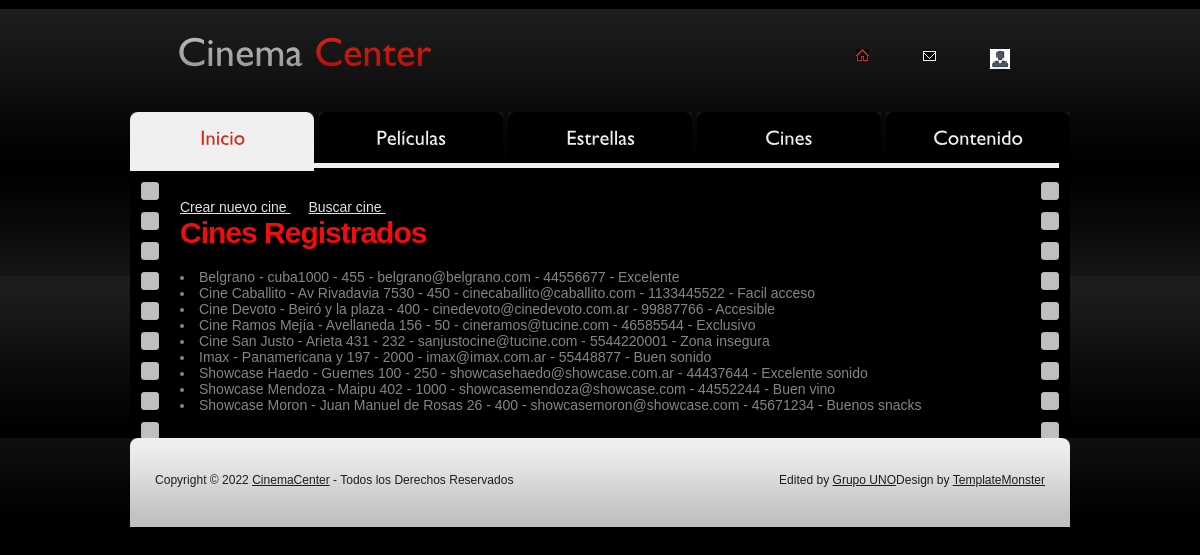
Before: /cineproyecto/all-cinema-list/ with the older database file.
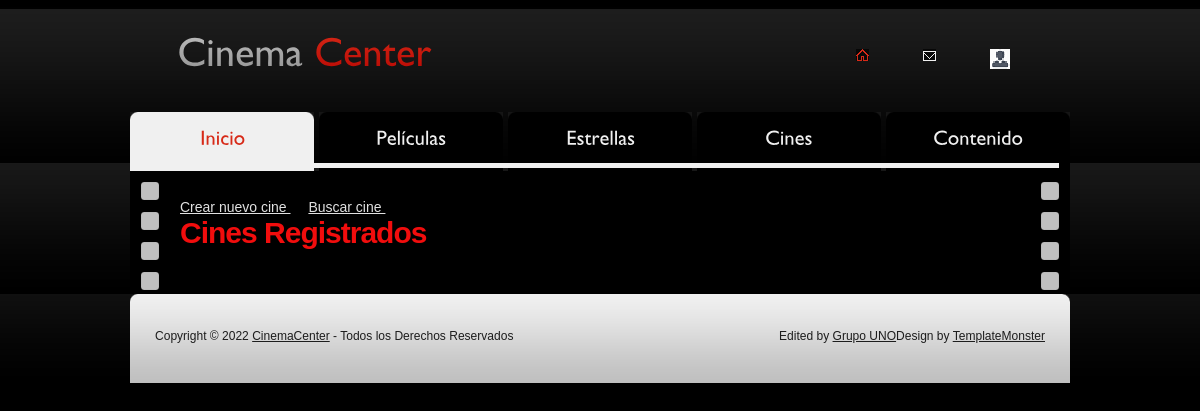
After: the same page with the newer database file.
### cineproyecto/models.py (models this page shows)
class Cinemas(models.Model):
    name = models.CharField("Nombre",max_length=30)
    address = models.CharField("Dirección",max_length=30)
    num_of_seats = models.IntegerField("Capacidad")
    mail = models.EmailField("Mail")
    phone = models.CharField("Telefono",max_length=20)
    other_info = models.CharField("Otros datos",max_length=30)
    class Meta:
        verbose_name = "Sala"
        verbose_name_plural = "Cines"

### cineproyecto/views.py (the view)
# urls.py: path('all-cinema-list/', Allcinemalist.as_view(), name="Cinemalist"),
class Allcinemalist (ListView):
    model = Cinemas
    template_name = "all-cinemas-list.html"
    def get_queryset(self):
         return Cinemas.objects.order_by('name')

### cineproyecto/templates/all-cinemas-list.html
{% extends 'main-template.html' %}
    {% block contenido %}
    <div class="tail-top">
        <div class="tail-bottom">
            <div id="main">
                <div id="content">
                    <div class="line-hor"></div>
                    <div class="box">
                      <div class="border-right">
                        <div class="border-left">
                          <div class="inner">
                            <a href='{% url "FormularioCine" %}'>Crear nuevo cine </a> &emsp;
                            <a href='{% url "Findcinema" %}'>Buscar cine </a> &emsp;
                            <h4> Cines Registrados </h4>
                            {% for cinema in object_list %}
                                <li>{{cinema.name}}   -   {{cinema.address}}   -   {{cinema.num_of_seats}}   -   {{cinema.mail}}   -   {{cinema.phone}}   -   {{cinema.other_info}}</li>
                            {% endfor %}
                            </div>
                        </div>
                    </div>
                </div>
                </div>
            </div>
        </div>
    </div>
    {% endblock contenido%}

### cineproyecto/templates/main-template.html (shortened to what this page needs)
<!DOCTYPE html PUBLIC "-//W3C//DTD XHTML 1.0 Strict//EN" "http://www.w3.org/TR/xhtml1/DTD/xhtml1-strict.dtd">
<html xmlns="http://www.w3.org/1999/xhtml">
<head>
    {% load static %}
    <link href="{% static 'cineproyecto/css/style.css' %}" rel="stylesheet" type="text/css" />
    </head>
<body id="page1">
<div class="tail-top">
  <div class="tail-bottom">
    <div id="main">
      <div id="header">
        <div class="row-1">
          <div class="fleft"><a href="#">Cinema <span>Center</span></a></div>
          <ul>
            <li><a href="{% url 'Inicio' %}"><img src="{% static 'cineproyecto/images/icon1-act.gif' %}" alt="" /></a></li>
            <li><a href="#"><img src="{% static 'cineproyecto/images/icon2.gif' %}" alt="" /></a></li>
            <li><a href="{% url 'login' %}"><img src="{% static 'cineproyecto/images/login-icon-3048.png' %}" alt="" /></a></li>
          </div>
        <div class="row-2">
          <ul>
            <li><a href="{% url 'Inicio' %}" class="active">Inicio</a></li>
            <li><a href="{% url 'Movieslist' %}">Películas</a></li>
            <li><a href="#">Estrellas</a></li>
            <li><a href="{% url 'Cinemalist' %}">Cines</a></li>
            <li class="last"><a href="#">Contenido</a></li>
          </ul>
        </div>
      </div>
    </div>
</div>
</div>
{% block contenido %}
{% endblock contenido %}
<div class="tail-top">
<div class="tail-bottom">
<div id="main">
<div id="footer">
    <div class="left">
        <div class="right">
            <div class="footerlink">
                <p class="lf">Copyright &copy; 2022 <a href="#">CinemaCenter</a> - Todos los Derechos Reservados</p>
                <p class="rf">Design by <a href="http://www.templatemonster.com/">TemplateMonster</a></p>
                <p class="rf">Edited by <a href="http://www.templatemonster.com/">Grupo UNO </a></p>
            </div>
        </div>
    </div>
</div>
</div>
</div>
</div>
</body>
</html>

### cineproyecto/static/cineproyecto/css/style.css (style rules this page uses)
* { margin:0; padding:0; }
html, body { min-width:940px; }
body { background:#000; font-family:Arial, Helvetica, sans-serif; font-size:100%; line-height:1em; color:#858585; }
p { margin:0; padding:0; }
img { border:0; vertical-align:top; text-align:left; }
ul, ol { list-style:none; }
#main { width:940px; margin:0 auto; font-size:0.875em; }
#header { height:171px; margin-bottom:-8px; }
.fleft { float:left; }
.tail-top { background:url(../images/tail-top.gif) left top repeat-x #1d1d1d; }
.tail-bottom { background:url(../images/tail-bottom.gif) left bottom repeat-x; }
p { margin-bottom:15px; line-height:1.714em; }
a { color:#e1e1e1; outline:none; }
h4 { font-size:30px; line-height:1.2em; letter-spacing:-1px; color:#f10d0d; margin-bottom:18px; }
.line-hor { overflow:hidden; font-size:0; line-height:0; width:918px; height:8px; margin-left:11px; background:url(../images/line-hor.gif) repeat-x left top; z-index:1; position:relative; }
.box { background:#000; width:100%; margin-top:-3px; }
.box .border-left { background:url(../images/border-left.gif) repeat-y left top; }
.box .border-right { background:url(../images/border-right.gif) repeat-y right top; }
.box .inner { padding:28px 50px 25px 50px; }
#header .row-1 { height:112px; width:100%; overflow:hidden; }
#header .row-1 .fleft { font-size:40px; line-height:1.2em; padding:26px 0 0 47px; }
#header .row-1 .fleft a { text-decoration:none; }
#header .row-1 ul { padding:49px 60px 0 0; float:right; }
#header .row-1 ul li { float:left; padding-left:54px; }
#header .row-2 { height:51px; }
#header .row-2 ul { width:100%; overflow:hidden; }
#header .row-2 ul li { float:left; font-size:20px; line-height:2.4em; margin-right:5px; background-color:#000; }
#header .row-2 ul li.last { margin-right:0; }
#header .row-2 ul li a { text-decoration:none; color:#f0f0f0; width:184px; height:56px; float:left; background-image:url(../images/nav-bg.gif); background-repeat:no-repeat; background-position:0 0; text-align:center; }
#header .row-2 ul li a:hover, #header .row-2 ul li a.active { color:#d72a18; background-image:url(../images/nav-act.gif); }
#page1 #content .box { margin:0; }
#page1 #header .row-2 ul li a { height:59px; }
#footer { background:url(../images/footer-tail.gif) repeat-x left top #bfbfbf; color:#1d1d1d; font-size:.86em; line-height:1.667em; text-align:center; }
#footer .left { background:url(../images/footer-left.gif) no-repeat left top; }
#footer .right { min-height:89px; height:auto !important; height:89px; background:url(../images/footer-right.gif) no-repeat right top; text-align:center; }
#footer .footerlink { padding:35px 25px; }
.footerlink p { margin:0; padding:0; line-height:normal; white-space:nowrap; text-indent:inherit; color:#1d1d1d; }
.footerlink a { color:#1d1d1d; font-weight:normal; margin:0; padding:0; border:none; text-decoration:underline; background-color:transparent; }
.footerlink .lf { float:left; }
.footerlink .rf { float:right; }
a { outline:none; }

Changed rows visible on the page:
removed Cinemas: name "Belgrano", address "cuba1000", num_of_seats "455", mail "belgrano@belgrano.com", phone "44556677", other_info "Excelente"
removed Cinemas: name "Cine Caballito", address "Av Rivadavia 7530", num_of_seats "450", mail "cinecaballito@caballito.com", phone "1133445522", other_info "Facil acceso"
removed Cinemas: name "Cine Devoto", address "Beiró y la plaza", num_of_seats "400", mail "cinedevoto@cinedevoto.com.ar", phone "99887766", other_info "Accesible"
removed Cinemas: name "Cine Ramos Mejía", address "Avellaneda 156", num_of_seats "50", mail "cineramos@tucine.com", phone "46585544", other_info "Exclusivo"
removed Cinemas: name "Cine San Justo", address "Arieta 431", num_of_seats "232", mail "sanjustocine@tucine.com", phone "5544220001", other_info "Zona insegura"
removed Cinemas: name "Imax", address "Panamericana y 197", num_of_seats "2000", mail "imax@imax.com.ar", phone "55448877", other_info "Buen sonido"
removed Cinemas: name "Showcase Haedo", address "Guemes 100", num_of_seats "250", mail "showcasehaedo@showcase.com.ar", phone "44437644", other_info "Excelente sonido"
removed Cinemas: name "Showcase Mendoza", address "Maipu 402", num_of_seats "1000", mail "showcasemendoza@showcase.com", phone "44552244", other_info "Buen vino"
removed Cinemas: name "Showcase Moron", address "Juan Manuel de Rosas 26", num_of_seats "400", mail "showcasemoron@showcase.com", phone "45671234", other_info "Buenos snacks"
